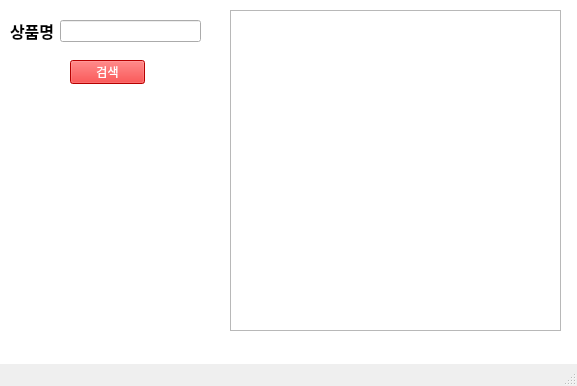
<?xml version="1.0" encoding="UTF-8"?>
<ui version="4.0">
 <class>MainWindow</class>
 <widget class="QMainWindow" name="MainWindow">
  <property name="geometry">
   <rect>
    <x>0</x>
    <y>0</y>
    <width>577</width>
    <height>386</height>
   </rect>
  </property>
  <property name="windowTitle">
   <string>MainWindow</string>
  </property>
  <widget class="QWidget" name="centralwidget">
   <widget class="QLabel" name="label">
    <property name="geometry">
     <rect>
      <x>0</x>
      <y>0</y>
      <width>581</width>
      <height>381</height>
     </rect>
    </property>
    <property name="styleSheet">
     <string notr="true">background-color:white;</string>
    </property>
    <property name="text">
     <string/>
    </property>
   </widget>
   <widget class="QLabel" name="label_2">
    <property name="geometry">
     <rect>
      <x>10</x>
      <y>20</y>
      <width>51</width>
      <height>21</height>
     </rect>
    </property>
    <property name="font">
     <font>
      <pointsize>12</pointsize>
      <bold>true</bold>
     </font>
    </property>
    <property name="text">
     <string>상품명</string>
    </property>
   </widget>
   <widget class="QPushButton" name="pushButton">
    <property name="geometry">
     <rect>
      <x>70</x>
      <y>60</y>
      <width>75</width>
      <height>24</height>
     </rect>
    </property>
    <property name="styleSheet">
     <string notr="true">background-color:red;
color:white;</string>
    </property>
    <property name="text">
     <string>검색</string>
    </property>
   </widget>
   <widget class="QLineEdit" name="lineEdit">
    <property name="geometry">
     <rect>
      <x>60</x>
      <y>20</y>
      <width>141</width>
      <height>22</height>
     </rect>
    </property>
    <property name="placeholderText">
     <string extracomment="상품명을 입력해주세요."/>
    </property>
   </widget>
   <widget class="QTextBrowser" name="textBrowser">
    <property name="geometry">
     <rect>
      <x>230</x>
      <y>10</y>
      <width>331</width>
      <height>321</height>
     </rect>
    </property>
   </widget>
  </widget>
  <widget class="QMenuBar" name="menubar">
   <property name="geometry">
    <rect>
     <x>0</x>
     <y>0</y>
     <width>577</width>
     <height>22</height>
    </rect>
   </property>
  </widget>
  <widget class="QStatusBar" name="statusbar"/>
 </widget>
 <resources/>
 <connections/>
</ui>
